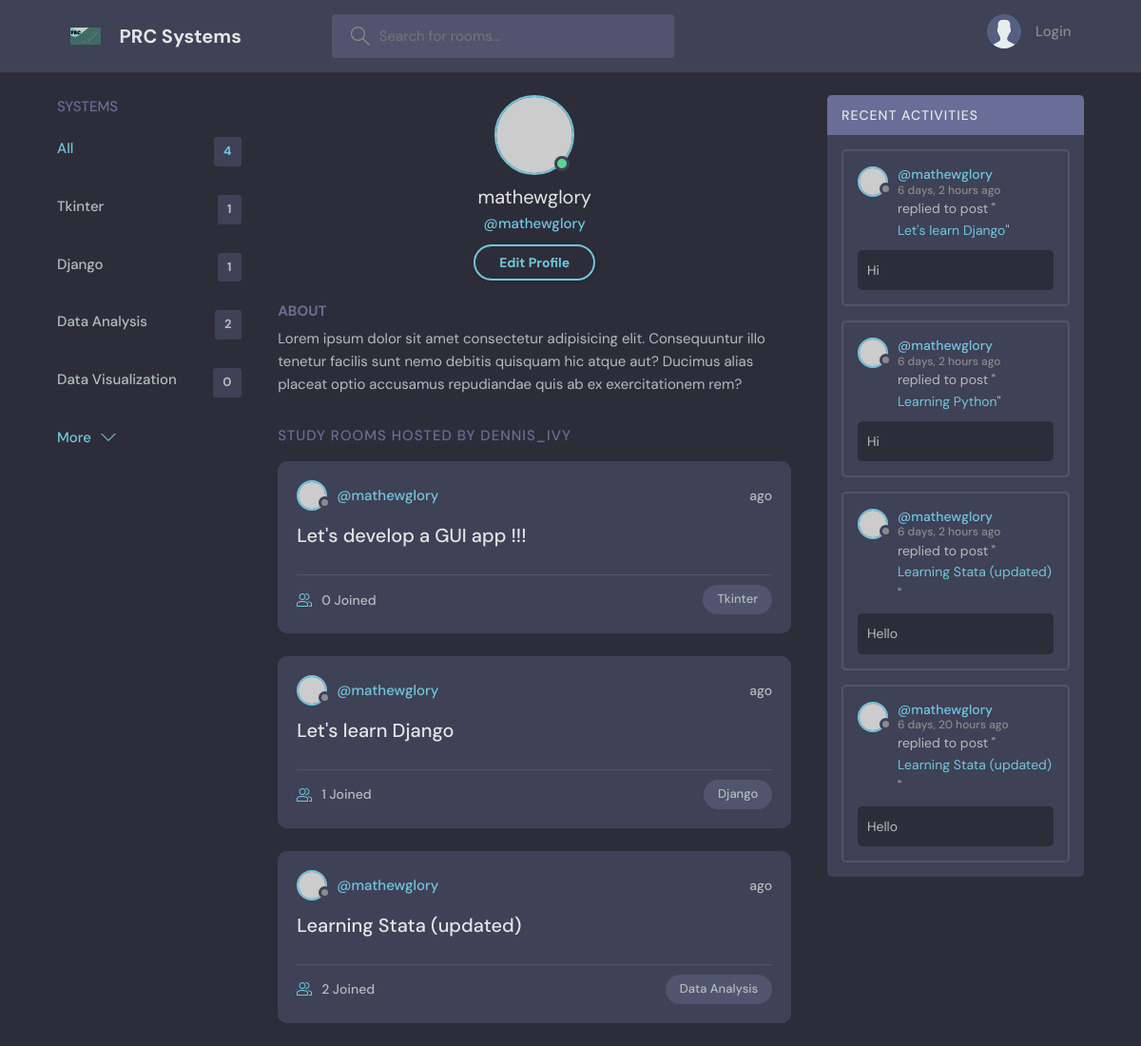
Page /profile/1/ on the committed database.
### chatroom/models.py (models this page shows, shortened)
class Topic(models.Model):
    name=models.CharField(max_length=200)

class Room(models.Model):
    host=models.ForeignKey(User, on_delete=models.SET_NULL, null =True)
    topic=models.ForeignKey(Topic, on_delete=models.SET_NULL, null =True)
    name = models.CharField(max_length=200)
    description = models.TextField(null=True, blank=True)
    participants = models.ManyToManyField(User, related_name='participants', blank = True)
    update = models.DateField(auto_now=True)
    created = models.DateTimeField(auto_now_add=True)
    class Meta:
        ordering = ['-update', '-created']
    def __str__(self):
        return self.name

class Message(models.Model):
    user = models.ForeignKey(User, on_delete=models.CASCADE)
    room =  models.ForeignKey(Room, on_delete=models.CASCADE)
    body = models.TextField()
    update = models.DateField(auto_now=True)
    created = models.DateTimeField(auto_now_add=True)
    def __str__(self):
        return self.body[0:50]
    class Meta:
        ordering = ['-update', '-created']

### chatroom/views.py (the view)
# urls.py: path('profile/<str:pk>/', views.userProfile, name= "user-profile"),
def userProfile(request, pk):
    user = User.objects.get(id=pk)
    rooms = user.room_set.all()         # all rooms the user is in
    room_messages = user.message_set.all()    # all messages the user is in
    topics = Topic.objects.all()            # all topics the user is in
    context = {'user':user, 'rooms':rooms, 'room_messages':room_messages, 'topics':topics}
    return render(request, 'chatroom/profile.html', context)

### chatroom/templates/chatroom/profile.html
{% extends 'main.html' %}
{% block content %}
<main class="profile-page layout layout--3">
    <div class="container">
      {% include 'chatroom/topics_component.html' %}
      <div class="roomList">
        <div class="profile">
          <div class="profile__avatar">
            <div class="avatar avatar--large active">
              <img src="https://randomuser.me/api/portraits/men/11.jpg" />
            </div>
          </div>
          <div class="profile__info">
            <h3>{{user.username}}</h3>
            <p>@{{user.username}}</p>
            <a href="edit-user.html" class="btn btn--main btn--pill">Edit Profile</a>
          </div>
          <div class="profile__about">
            <h3>About</h3>
            <p>
              Lorem ipsum dolor sit amet consectetur adipisicing elit. Consequuntur illo tenetur
              facilis sunt nemo debitis quisquam hic atque aut? Ducimus alias placeat optio
              accusamus repudiandae quis ab ex exercitationem rem?
            </p>
          </div>
        </div>
        <div class="roomList__header">
          <div>
            <h2>Study Rooms Hosted by dennis_ivy</a>
            </h2>
          </div>
        </div>
        {% include 'chatroom/feed_component.html' %}
      </div>
      {% include 'chatroom/activity_component.html' %}
    </div>
  </main>
  {% endblock content %}

### templates/main.html (shortened to what this page needs)
<!DOCTYPE html>
{% load static %}
<html lang="en">
  <head>
    <link rel="stylesheet" href="{% static 'styles/style.css' %}" />
  </head>
  <body>
    {% include "navbar.html" %}
    {% block content %}
    {% endblock content %}
  </body>
</html>

### templates/navbar.html (shortened to what this page needs)
{% load static %}
<header class="header header--loggedIn">
    <div class="container">
      <a href="{% url 'home' %}" class="header__logo">
        <img src="{% static 'images/prc.svg' %}" />
        <h1>PRC Systems</h1>
      </a>
      <form class="header__search" method="GET" action="{% url 'home' %}" ">
        <label>
          <input name="q" placeholder="Search for rooms..." />
        </label>
      </form>
      <nav class="header__menu">
        {% if request.user.is_authenticated %}
        <div class="header__user">
          <a href="profile.html">
            <div class="avatar avatar--medium active">
              <img src="https://randomuser.me/api/portraits/men/37.jpg" />
            </div>
            <p>{{request.user.username}} <span>@{{request.user.username}}</span></p>
          </a>
          <button class="dropdown-button">
            <svg version="1.1" xmlns="http://www.w3.org/2000/svg" width="32" height="32" viewBox="0 0 32 32">
              <title>chevron-down</title>
              <path d="M16 21l-13-13h-3l16 16 16-16h-3l-13 13z"></path>
            </svg>
          </button>
        </div>
        {% else %}
        <a href="{% url 'loginpage' %}">
          <img src="{% static 'images/avatar.svg' %}" />
          <p>Login</p>
        </a>
        {% endif %}
      </nav>
    </div>
  </header>

### chatroom/templates/chatroom/topics_component.html
<div class="topics">
  <div class="topics__header">
    <h2>Systems</h2>
  </div>
  <ul class="topics__list">
    <li>
      <a href="{% url 'home' %}" class="active">All <span>{{topics.count}}</span></a>
    </li>
    {% for topic in topics %}
    <li>
      <a href="{% url 'home' %}?q={{topic.name}}">{{topic.name}}<span> {{topic.room_set.all.count}} </span></a>
    {% endfor %}
    </li>
  </ul>
  <a class="btn btn--link" href="topics.html">
    More
    <svg
      version="1.1"
      xmlns="http://www.w3.org/2000/svg"
      width="32"
      height="32"
      viewBox="0 0 32 32"
    >
      <title>chevron-down</title>
      <path d="M16 21l-13-13h-3l16 16 16-16h-3l-13 13z"></path>
    </svg>
  </a>
</div>

### chatroom/templates/chatroom/feed_component.html (shortened to what this page needs)
{% for room in rooms %}
<div class="roomListRoom">
  <div class="roomListRoom__header">
    <a href="{% url 'user-profile' room.host.id %}" class="roomListRoom__author">
      <div class="avatar avatar--small">
        <img src="https://randomuser.me/api/portraits/women/11.jpg" />
      </div>
      <span>@{{room.host.username}}</span>
    </a>
    <div class="roomListRoom__actions">
      <span>{{roon.created|timesince}} ago</span>
    </div>
  </div>
  <div class="roomListRoom__content">
    <a href="{% url 'room' room.id %}">{{room.name}}</a>
  </div>
  <div class="roomListRoom__meta">
    <a href="{% url 'room' room.id %}" class="roomListRoom__joined">
      {{room.participants.all.count}} Joined
    </a>
    <p class="roomListRoom__topic">{{room.topic.name}}</p>
  </div>
</div>
{% endfor %}

### chatroom/templates/chatroom/activity_component.html (shortened to what this page needs)
<div class="activities">
  <div class="activities__header">
    <h2>Recent Activities</h2>
  </div>
  {% for message in room_messages %}
  <div class="activities__box">
    <div class="activities__boxHeader roomListRoom__header">
      <a href="{% url 'user-profile' message.user.id  %}" class="roomListRoom__author">
        <div class="avatar avatar--small">
          <img src="https://randomuser.me/api/portraits/women/11.jpg" />
        </div>
        <p>
          @{{message.user}}
          <span>{{message.created|timesince}} ago</span>
        </p>
      </a>
    </div>
    <div class="activities__boxContent">
      <p>
        replied to post "<a href="{% url 'room' message.room.id %}">{{message.room}}</a>"
      </p>
      <div class="activities__boxRoomContent">
        {{message}}
      </div>
    </div>
  </div>
  {% endfor %}
</div>

### rows in the picture
Topic: name "Tkinter", room_set.all.count "1"
Topic: name "Django", room_set.all.count "1"
Topic: name "Data Analysis", room_set.all.count "2"
Topic: name "Data Visualization", room_set.all.count "0"
Room: host.username "mathewglory", name "Let's develop a GUI app !!!", participants.all.count "0", topic.name "Tkinter"
Room: host.username "mathewglory", name "Let's learn Django", participants.all.count "1", topic.name "Django"
Room: host.username "mathewglory", name "Learning Stata (updated)", participants.all.count "2", topic.name "Data Analysis"
Message: user "mathewglory", created "6 days, 2 hours", room "Let's learn Django", body "Hi"
Message: user "mathewglory", created "6 days, 2 hours", room "Learning Python", body "Hi"
Message: user "mathewglory", created "6 days, 2 hours", room "Learning Stata (updated)", body "Hello"
Message: user "mathewglory", created "6 days, 20 hours", room "Learning Stata (updated)", body "Hello"

### other values in the picture
{{ topics.count }} "4"
{{ user.username }} "mathewglory"
